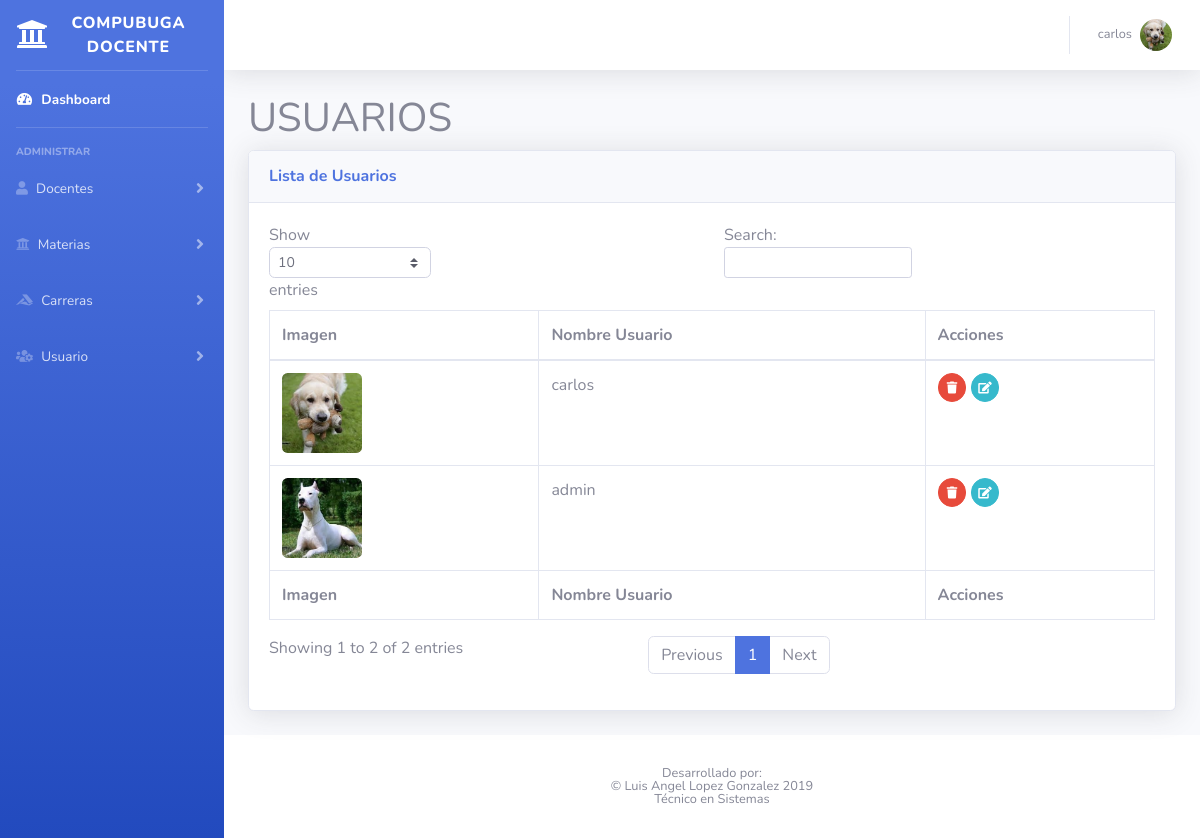
/usuario/usuarioAdministrarVista.php (signed in), run on an earlier commit of the app's database.
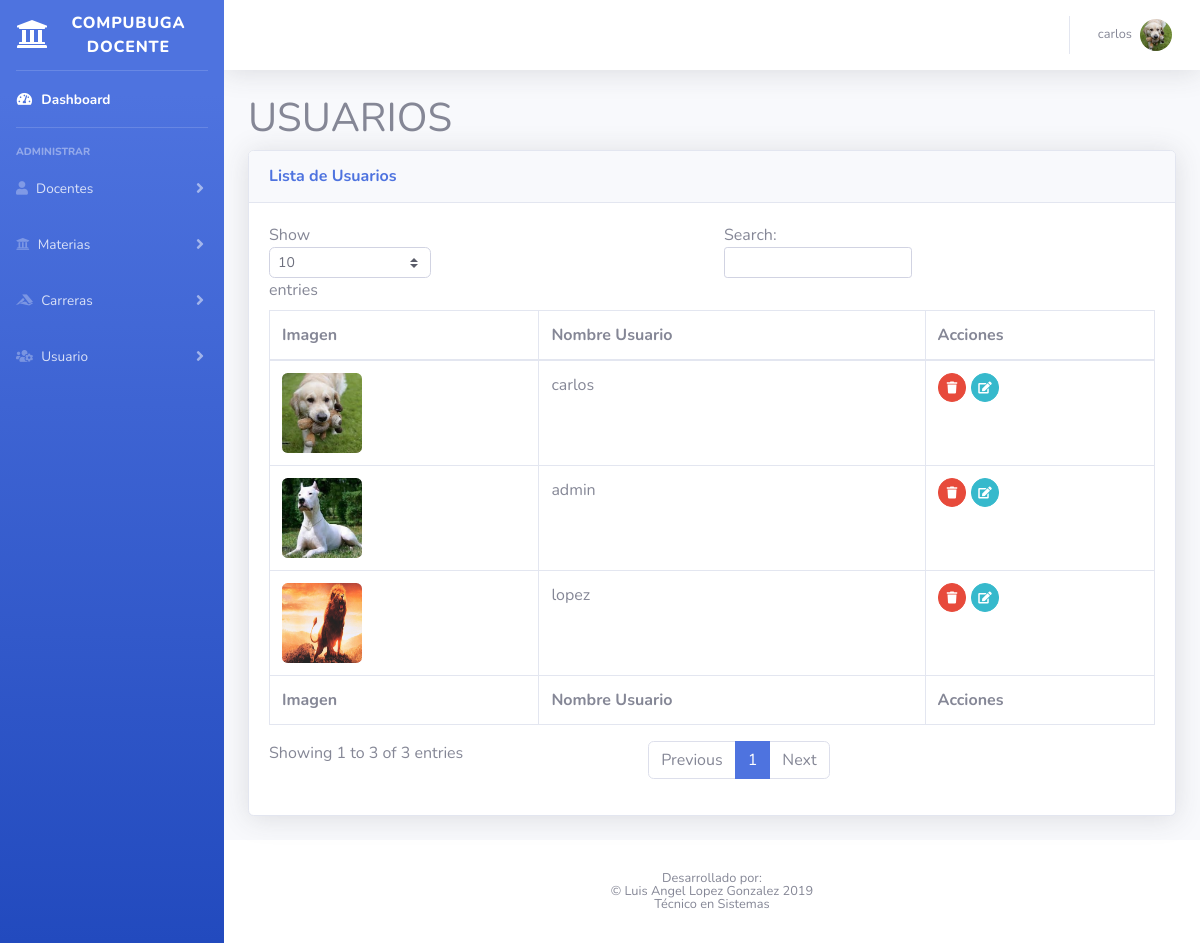
And on a later commit of the database.
### tables this page shows
CREATE TABLE `usuarios` (
  `id` int(11) NOT NULL,
  `user` varchar(100) NOT NULL,
  `password` varchar(100) NOT NULL,
  `foto` varchar(500) NOT NULL,
  `tipo` int(11) NOT NULL
);

### usuario/usuarioModelo.php (called while the page is built, shortened)
<?php
include_once "../conexion.php";
class usuarioModelo {
    function mostrarTodos() {
        global $link;
        $consulta = "SELECT * FROM `usuarios`";
        $query = mysqli_query($link, $consulta);
        return $query;
    }
}

### usuario/usuarioAdministrarVista.php (the view, shortened to what this page needs)
<!DOCTYPE html>
<html lang="en">
    <head>
        <link href="../vendor/fontawesome-free/css/all.min.css" rel="stylesheet" type="text/css">
        <link href="../css/sb-admin-2.min.css" rel="stylesheet">
    </head>
    <body id="page-top">
        <div id="wrapper">
            <?php
            include_once '../componets/menu.php';
            ?>
            <div id="content-wrapper" class="d-flex flex-column">
                <div id="content">
                    <?php
                    include_once '../componets/navBar.php';
                    ?>
                    <div class="container">
                        <h1>USUARIOS</h1>
                        <div class="card shadow mb-4">
                            <div class="card-header py-3">
                                <h6 class="m-0 font-weight-bold text-primary">Lista de Usuarios</h6>
                            </div>
                            <div class="card-body">
                                <div class="table-responsive">
                                    <table class="table table-bordered" id="dataTable" width="100%" cellspacing="0">
                                        <thead>
                                            <tr>
                                                <th>Imagen</th>
                                                <th>Nombre Usuario</th>
                                                <th>Acciones</th>
                                            </tr>
                                        </thead>
                                        <tfoot>
                                            <tr>
                                                <th>Imagen</th>
                                                <th>Nombre Usuario</th>
                                                <th>Acciones</th>
                                            </tr>
                                        </tfoot>
                                        <tbody>
                                            <?php
                                            include_once "usuarioModelo.php";
                                            $usuarioModelo = new usuarioModelo();
                                            $result = $usuarioModelo->mostrarTodos();
                                            while ($fila = mysqli_fetch_array($result)) {
                                                if ($fila != NULL) {
                                                    echo '<tr>
                                                        <td> <img src="' . $fila['foto'] . '" class="rounded float-left" width="80" height="80" ></td>
                                            <td>' . $fila['user'] . '</td>
                <td>
                <a href="#" onclick="eliminarModal(' . $fila['id'] . ')" class="btn btn-danger btn-circle btn-sm" data-toggle="tooltip" data-placement="bottom" title="Eliminar">
                <i class="fas fa-trash"></i>
                </a>
                <a href="#" class="btn btn-info btn-circle btn-sm" data-toggle="tooltip" data-placement="bottom" title="Modificar">
                <i class="fas fa-edit"></i>
                </a>
                </td>
                </tr>';
                                                }
                                            }
                                            ?>
                                        </tbody>
                                    </table>
                                </div>
                            </div>
                        </div>
                    </div>
                </div>
                <?php
                include_once '../componets/footer.php';
                ?>
            </div>
        </div>
    </body>
</html>

### componets/menu.php (shortened to what this page needs)
<ul class="navbar-nav bg-gradient-primary sidebar sidebar-dark accordion" id="accordionSidebar">
  <a class="sidebar-brand d-flex align-items-center justify-content-center" href="../index.php">
    <div class="sidebar-brand-icon rotate-">
      <i class="fas fa-university"></i>
    </div>
    <div class="sidebar-brand-text mx-3">Compubuga Docente</div>
  </a>
  <hr class="sidebar-divider my-0">
  <li class="nav-item active">
    <a class="nav-link" href="menu.php">
      <i class="fas fa-fw fa-tachometer-alt"></i>
      <span>Dashboard</span></a>
    </li>
    <hr class="sidebar-divider">
    <div class="sidebar-heading">
      Administrar
    </div>
    <li class="nav-item">
      <a class="nav-link collapsed" href="#" data-toggle="collapse" data-target="#collapseTwo" aria-expanded="true" aria-controls="collapseTwo">
        <i class="fas fa-user"></i>
        <span>Docentes</span>
      </a>
    </li>
    <li class="nav-item">
      <a class="nav-link collapsed" href="#" data-toggle="collapse" data-target="#collapseTwo1" aria-expanded="true" aria-controls="collapseTwo1">
        <i class="fas fa-university"></i>
        <span>Materias</span>
      </a>
    </li>
    <li class="nav-item">
      <a class="nav-link collapsed" href="#" data-toggle="collapse" data-target="#collapseTwo2" aria-expanded="true" aria-controls="collapseTwo">
        <i class="fab fa-accusoft"></i>
        <span>Carreras</span>
      </a>
    </li>
    <li class="nav-item">
      <a class="nav-link collapsed" href="#" data-toggle="collapse" data-target="#collapseTwo3" aria-expanded="true" aria-controls="collapseTwo">
        <i class="fas fa-users-cog"></i>
        <span>Usuario</span>
      </a>
    </li>
  </ul>

### componets/navBar.php (shortened to what this page needs)
<nav class="navbar navbar-expand navbar-light bg-white topbar mb-4 static-top shadow">
          <ul class="navbar-nav ml-auto">
            <li class="nav-item dropdown no-arrow">
              <a class="nav-link dropdown-toggle" href="#" id="userDropdown" role="button" data-toggle="dropdown" aria-haspopup="true" aria-expanded="false">
                <span class="mr-2 d-none d-lg-inline text-gray-600 small"><?php echo $_SESSION['nombreUsuario'];?></span>
                <img class="img-profile rounded-circle" src="<?php echo $_SESSION['foto'];?>">
              </a>
            </li>
          </ul>
        </nav>

### componets/footer.php
<footer class="sticky-footer bg-white">
        <div class="container my-auto">
          <div class="copyright text-center my-auto">
            <span>Desarrollado por: <br> &copy; Luis Angel Lopez Gonzalez 2019 <br> Técnico en Sistemas</span>
          </div>
        </div>
      </footer>

What changed in the data, as far as the page shows it:
added usuarios: foto (picture), user "lopez"
Also different on the page:
text written by a page script: "Show entries Search: Showing 1 to 2 of 2 entries Previous 1 Next" → "Show entries Search: Showing 1 to 3 of 3 entries Previous 1 Next"
